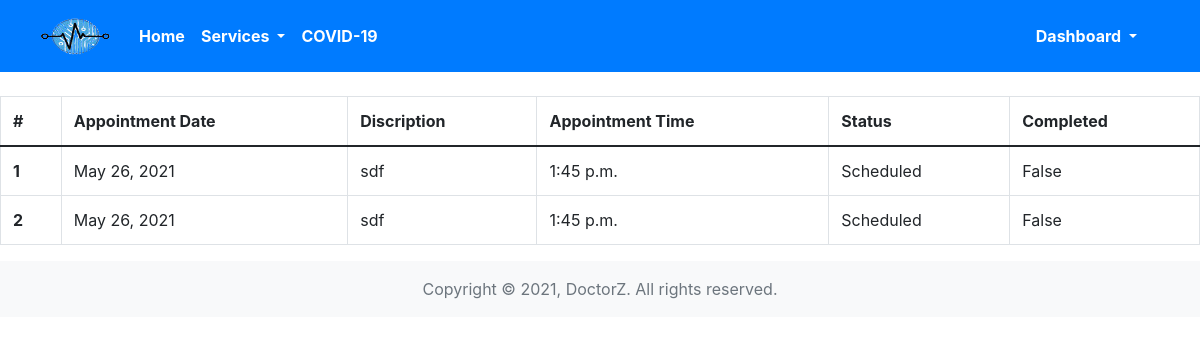
/booked-sessions (signed in), run on the app's committed database.
### home/models.py (models this page shows, shortened)
class Service(models.Model):
    user = models.ForeignKey(settings.AUTH_USER_MODEL, on_delete=models.CASCADE)
    time = models.TimeField()
    appointmentDate = models.DateField()
    discription = models.TextField(max_length=255, blank=True)
    appointmentType = models.TextField(max_length=100, blank=True)
    status = models.TextField(max_length=30, default="Scheduled")
    completed = models.BooleanField(default=False)

### home/views.py (the view, shortened to what this page needs)
# urls.py: path('booked-sessions',views.service, name="booked-sessions"),
def service(request):
    if request.method == 'GET':
        services = list(Service.objects.values().filter(user=request.user))
        return render(request, 'service.html',{'services':services})

### templates/service.html (shortened to what this page needs)
{% extends "base.html" %} {% block title %}Services{% endblock title %} {% block body %}
<br>
<table class="table table-bordered">
    <thead>
        <tr>
            <th scope="col">#</th>
            <th scope="col">Appointment Date</th>
            <th scope="col">Discription</th>
            <th scope="col">Appointment Time</th>
            <th scope="col">Status</th>
            <th scope="col">Completed</th>
        </tr>
    </thead>
    <tbody>
        {% for service in services reversed %}
        <tr>
            <th scope="row">{{forloop.counter}}</th>
            <td>{{service.appointmentDate}}</td>
            <td>{{service.discription}}</td>
            <td>{{service.time}}</td>
            <td>{{service.status}}</td>
            <td>{{service.completed}}</td>
        </tr>
        {% endfor %}
    </tbody>
</table>
{% endblock body %}

### templates/base.html (style rules this page uses)
* { margin: 0; padding: 0; box-sizing: border-box; }
html { height: 100%; }
body { min-height: 100%; }

### data on the page
Service: appointmentDate "May 26, 2021", discription "sdf", time "1:45 p.m.", status "Scheduled", completed "False"
Service: appointmentDate "May 26, 2021", discription "sdf", time "1:45 p.m.", status "Scheduled", completed "False"
